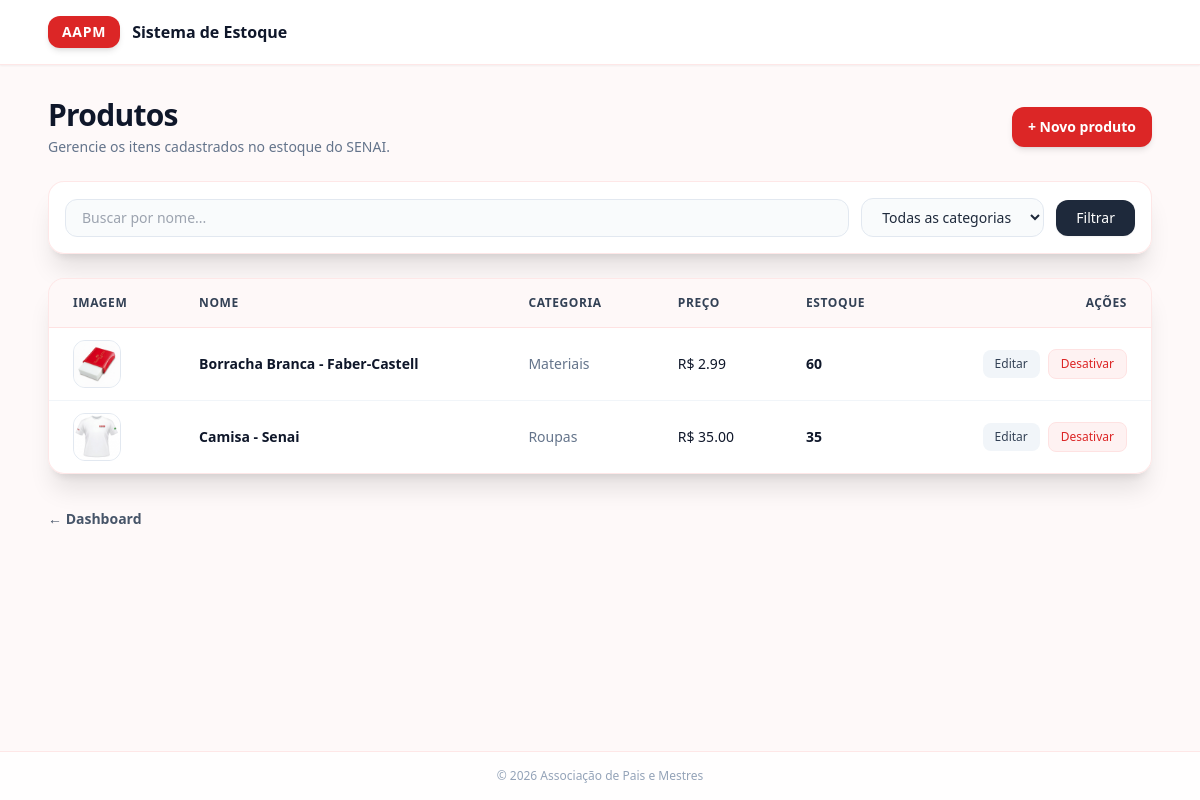
Page /produtos/ (signed in) on the committed database.
### app/models/produto.py (models this page shows, shortened)
class Produto(Base):
    __tablename__ = "produtos"
    id = Column(Integer, primary_key=True, autoincrement=True, index=True)
    nome = Column(String(150), nullable=False, index=True)
    preco = Column(Float, nullable=False, default=0.0)
    estoque_atual = Column(Integer, nullable=False, default=0)
    ativo = Column(Boolean, default=True)
    imagem_path = Column(String(255), nullable=True)
    categoria_id = Column(Integer, ForeignKey("categorias.id", ondelete="SET NULL"), nullable=True )
    categoria = relationship("Categoria", back_populates="produtos")

### app/models/categoria.py (models this page shows)
class Categoria(Base):
    __tablename__ = "categorias"
    id = Column(Integer, primary_key=True, autoincrement=True, index=True)
    nome = Column(String(100), nullable=False, unique=True)
    ativo = Column(Boolean, default=True)
    produtos = relationship("Produto", back_populates="categoria", lazy="select")

### app/controllers/produto_controller.py (the view)
@router.get("/")
def listar_produtos(
    request: Request,
    busca: str = "",
    categoria_id: int = 0,       # 0 = todas as categorias
    db: Session = Depends(get_db),
    usuario = Depends(get_usuario_logado)
):
    query = db.query(Produto).filter(Produto.ativo == True)
    if busca:
        query = query.filter(Produto.nome.ilike(f"%{busca}%"))
    if categoria_id:
        query = query.filter(Produto.categoria_id == categoria_id)
    produtos    = query.order_by(Produto.nome).all()
    categorias  = db.query(Categoria).filter(Categoria.ativo == True).all()
    return templates.TemplateResponse(
        request,
        "produtos/index.html",
        {
            "request":      request,
            "usuario":      usuario,
            "produtos":     produtos,
            "categorias":   categorias,
            "busca":        busca,
            "categoria_id": categoria_id,
        }
    )

### app/templates/produtos/index.html (shortened to what this page needs)
<!DOCTYPE html>
<html lang="pt-br">
<head>
    <script src="https://cdn.tailwindcss.com"></script>
</head>
<body class="bg-red-50/40 min-h-screen flex flex-col font-sans text-slate-800 relative">
    <ul class="cubes-bg">
    </ul>
    <header class="w-full bg-white/90 backdrop-blur-md border-b border-red-100/80 shadow-sm z-10">
        <div class="max-w-6xl mx-auto px-6 py-4 flex items-center justify-between">
            <div class="flex items-center space-x-3">
                <div class="px-3.5 py-1.5 bg-red-600 text-white font-bold text-sm rounded-xl shadow-md tracking-wider flex items-center justify-center transform transition-transform duration-300 hover:scale-105">
                    AAPM
                </div>
                <span class="font-bold text-slate-900 text-base">Sistema de Estoque</span>
            </div>
        </div>
    </header>
    <main class="flex-1 max-w-6xl w-full mx-auto px-6 py-8 space-y-6 z-10">
        <div class="flex flex-col sm:flex-row sm:items-center sm:justify-between gap-4">
            <div>
                <h1 class="text-2xl sm:text-3xl font-extrabold text-slate-900 tracking-tight">Produtos</h1>
                <p class="text-slate-500 text-sm mt-1">Gerencie os itens cadastrados no estoque do SENAI.</p>
            </div>
            {% if usuario.role == 'admin' %}
                <a href="/produtos/novo"
                   class="inline-flex items-center justify-center px-4 py-2.5 bg-red-600 hover:bg-red-700 text-white font-semibold text-sm rounded-xl shadow-md hover:shadow-lg transition-all duration-200 hover:-translate-y-0.5">
                    + Novo produto
                </a>
            {% endif %}
        </div>
        <div class="bg-white/90 backdrop-blur-md p-4 rounded-2xl shadow-xl border border-red-100/80">
            <form method="get" action="/produtos" class="flex flex-wrap items-center gap-3">
                <div class="flex-1 min-w-[200px]">
                    <input type="text"
                           name="busca"
                           placeholder="Buscar por nome..."
                           value="{{ busca }}"
                           class="w-full px-4 py-2 bg-slate-50/80 border border-slate-200 rounded-xl text-sm focus:bg-white focus:outline-none focus:ring-2 focus:ring-red-500/20 focus:border-red-600 transition-all">
                </div>
                <div class="w-full sm:w-auto">
                    <select name="categoria_id"
                            class="w-full px-4 py-2 bg-slate-50/80 border border-slate-200 rounded-xl text-sm focus:bg-white focus:outline-none focus:ring-2 focus:ring-red-500/20 focus:border-red-600 transition-all">
                        <option value="0">Todas as categorias</option>
                    </select>
                </div>
                <button type="submit"
                        class="px-5 py-2 bg-slate-800 hover:bg-slate-900 text-white font-medium text-sm rounded-xl transition-colors shadow-sm">
                    Filtrar
                </button>
            </form>
        </div>
        <div class="bg-white/90 backdrop-blur-md rounded-2xl shadow-xl border border-red-100/80 overflow-hidden">
            <div class="overflow-x-auto">
                <table class="w-full text-left text-sm text-slate-600">
                    <thead class="bg-red-50/50 border-b border-red-100 text-slate-700 uppercase font-semibold text-xs tracking-wider">
                        <tr>
                            <th class="px-6 py-4">Imagem</th>
                            <th class="px-6 py-4">Nome</th>
                            <th class="px-6 py-4">Categoria</th>
                            <th class="px-6 py-4">Preço</th>
                            <th class="px-6 py-4">Estoque</th>
                            <th class="px-6 py-4 text-right">Ações</th>
                        </tr>
                    </thead>
                    <tbody class="divide-y divide-slate-100">
                        {% for p in produtos %}
                        <tr class="hover:bg-red-50/30 transition-colors">
                            <td class="px-6 py-3">
                                <div class="w-12 h-12 bg-slate-100/80 rounded-xl overflow-hidden border border-slate-200 flex items-center justify-center shrink-0">
                                    {% if p.imagem_url %}
                                        <img src="{{ p.imagem_url }}"
                                             alt="{{ p.nome }}"
                                             class="w-full h-full object-cover">
                                    {% else %}
                                        <span class="text-xs text-slate-400">s/ img</span>
                                    {% endif %}
                                </div>
                            </td>
                            <td class="px-6 py-4 font-semibold text-slate-900">
                                <a href="/produtos/{{ p.id }}" class="hover:text-red-600 transition-colors">
                                    {{ p.nome }}
                                </a>
                            </td>
                            <td class="px-6 py-4 text-slate-500 whitespace-nowrap">
                                {{ p.categoria.nome if p.categoria else "—" }}
                            </td>
                            <td class="px-6 py-4 font-medium text-slate-900 whitespace-nowrap">
                                R$ {{ "%.2f"|format(p.preco) }}
                            </td>
                            <td class="px-6 py-4 font-bold text-slate-900 whitespace-nowrap">
                                {{ p.estoque_atual }}
                            </td>
                            <td class="px-6 py-4 text-right whitespace-nowrap">
                                {% if usuario.role == 'admin' %}
                                    <div class="inline-flex items-center justify-end gap-2">
                                        <a href="/produtos/{{ p.id }}/editar"
                                           class="px-3 py-1.5 bg-slate-100 hover:bg-slate-200 text-slate-700 font-medium text-xs rounded-lg transition-colors">
                                            Editar
                                        </a>
                                        <form action="/produtos/{{ p.id }}/desativar"
                                              method="post"
                                              class="inline"
                                              onsubmit="return confirm('Desativar {{ p.nome }}?')">
                                            <button type="submit"
                                                    class="px-3 py-1.5 bg-red-50 hover:bg-red-100 text-red-600 font-medium text-xs rounded-lg transition-colors border border-red-100">
                                                Desativar
                                            </button>
                                        </form>
                                    </div>
                                {% else %}
                                    <span class="text-xs text-slate-400">—</span>
                                {% endif %}
                            </td>
                        </tr>
                        {% endfor %}
                    </tbody>
                </table>
            </div>
        </div>
        <div class="pt-2">
            <a href="/" class="text-sm font-semibold text-slate-600 hover:text-red-600 transition-colors">
                ← Dashboard
            </a>
        </div>
    </main>
    <footer class="w-full bg-white/80 backdrop-blur-md border-t border-red-100/80 py-4 text-center text-xs text-slate-400 z-10 font-medium mt-auto">
        &copy; 2026 Associação de Pais e Mestres
    </footer>
</body>
</html>

### app/templates/produtos/index.html (style rules this page uses)
.cubes-bg { position: fixed; top: 0; left: 0; width: 100%; height: 100%; overflow: hidden; z-index: 0; margin: 0; padding: 0; }

### rows in the picture
Produto: imagem_url (picture), nome "Borracha Branca - Faber-Castell", categoria "Materiais", preco "2.99", estoque_atual "60"
Produto: imagem_url (picture), nome "Camisa - Senai", categoria "Roupas", preco "35.00", estoque_atual "35"
